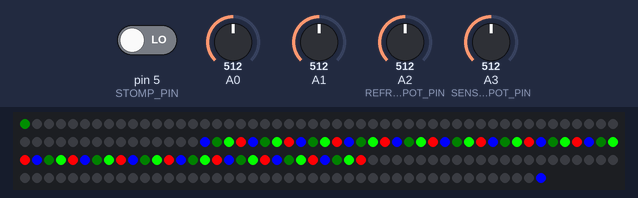
Recording of a sketch running on a simulated Arduino Uno, built with avr-gcc and run on an emulated ATmega328P. Parts: 194 RGB LEDs in strip order, left to right, continuing on the next row. The inputs (shaded band) are chosen by the test bench; at power-on: A0 = 512, A3 (SENSITIVITY_POT_PIN) = 512, A1 = 512, A2 (REFRESH_POT_PIN) = 512, pin 5 (STOMP_PIN) LOW. Colours are those a GRB WS2812 strip shows for the declared byte order; EEPROM starts erased.

Above: at 1.2 s.
1.3 s: A0 set to 245
At 4.15 s:
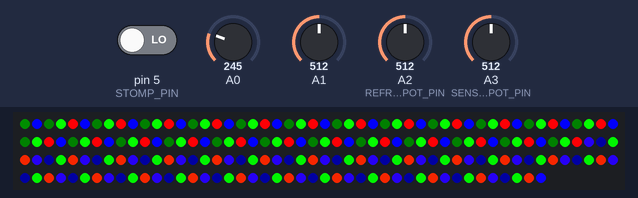
4.3 s: A3 (SENSITIVITY_POT_PIN) set to 716
At 5.4 s:
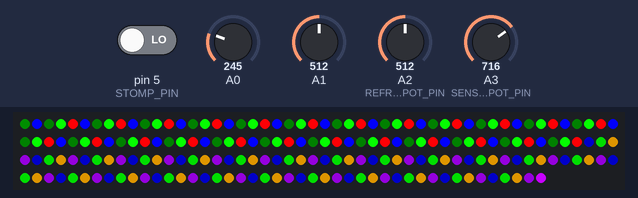
5.8 s: A1 set to 30
At 6.88 s:
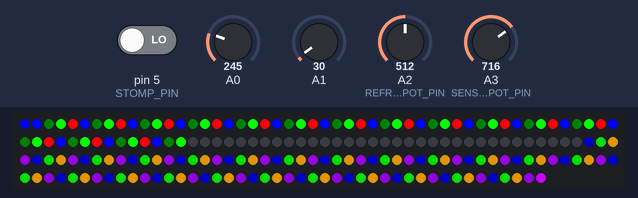
8.2 s: A0 set to 265
At 8.42 s:
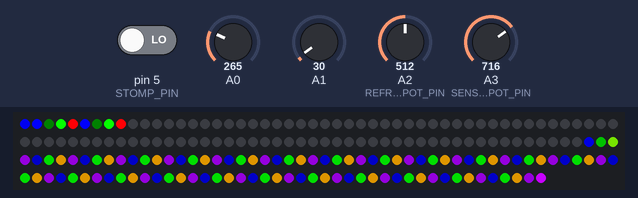
10.6 s: A2 (REFRESH_POT_PIN) set to 716
12.4 s: pin 5 (STOMP_PIN) driven HIGH
At 13.2 s:
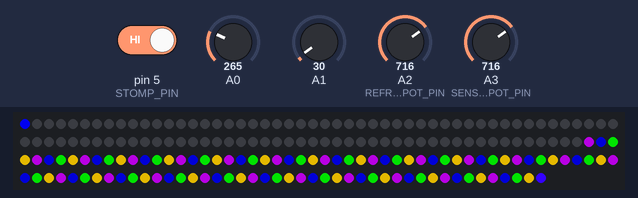
Timing chart, 0 to 15.4 s (numbered marks = the images above; inputs shaded):
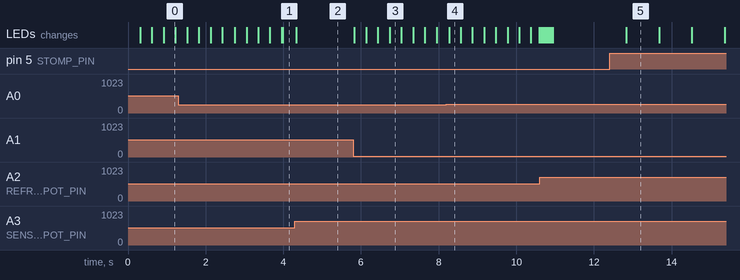

Measured:
- after the input at 4.3 s, the LEDs: change at once (image 2)
- after the input at 5.8 s, the LEDs: first change at once (image 3 shows a later state)
- after the input at 8.2 s, the LEDs: change after 0.07 s (image 4)
- after the input at 12.4 s, the LEDs: change after 0.43 s (image 5)
- what the display in image 5 shows lasts 0.9 s, from 12.8 s to 13.7 s

The sketch:

RGBW_A4.ino
```cpp
#include <FastLED.h>
#include "FastLED_RGBW.h"
#include "EEPROM.h"

/* Output pin definitions */
#define NUM_LEDS 145 // Number of LED's in the strip
#define DATA_PIN 6 // Data out
#define ANALOG_PIN_L 1 // Left audio channel
#define ANALOG_PIN_R 0 // Right audio channel
#define REFRESH_POT_PIN 2 // Left pot
#define SENSITIVITY_POT_PIN 3 // Right pot
#define STOMP_PIN 5 // The pin connected to the stomp button
#define STROBE_PIN 12 // Strobe pin
#define RESET_PIN 13 // Reset Pin

/* Sensitivity variables, refresh variables, and start/end points */
#define REFRESH_DIVISOR 80. // Higher = range of refresh values is lower
#define SENSITIVITY_DIVISOR 100. // Higher = range of sensitivity values on pot is lower
#define LEFT_START_POINT ((NUM_LEDS / 2)) // Starting LED for left side
#define LEFT_END_POINT 1 // Generally the end of the left side is the first LED
#define RIGHT_START_POINT ((NUM_LEDS / 2) + 1) // Starting LED for the right side
#define RIGHT_END_POINT (NUM_LEDS - 1) // Generally the end of the right side is the last LED
#define LED_STACK_SIZE (NUM_LEDS / 2) // How many LED's in each stack
#define MAX_AMPLITUDE 4700 // Maximum possible amplitude value
#define MAX_AMPLITUDE_MULTIPLIER 380
#define MIN_AMPLITUDE 545 // Lowest possible amplitude value (Higher number causes there to be more blank LED's)
#define MIN_AMPLITUDE_MULTIPLIER 200
#define SENSITIVITY_MULTIPLIER 200 // Higher = range of sensitivity values on pot is lower

int monomode; // Used to duplicate the left single for manual input
int refresh_rate; // Refresh rate of the animation
int refresh_counter = 0; // Looping variable for refresh loop
int sensitivity; // Sensitivity value
int max_amplitude;
int start_hue = 0;

/* Represents the left and right LED color values.
 * In the case of an odd number of LED's, you need to adjust these
 * values and the values of RIGHT_START_POINT, LEFT_START_POINT, etc.
 */

int left_LED_stack[NUM_LEDS / 2] = {0};
int right_LED_stack[NUM_LEDS / 2] = {0};

// Set color value to full saturation and value. Set the hue to 0
CHSV color(0, 255, 255);

//CRGB leds[NUM_LEDS]; // Represents LED strip

// FastLED
//CRGB leds[NUM_LEDS];

// FastLED with RGBW
CRGBW leds[NUM_LEDS];
CRGB *ledsRGB = (CRGB *) &leds[0];


// Check if stomp button is being pressed
int stomp_pressed() {
  if (digitalRead(STOMP_PIN) == HIGH){
    return 1;
  } else {
    return 0;
  }
}

void change_color_mode() {
  start_hue += 85;
  if(start_hue >= 255) {
    start_hue = start_hue - 255;
  }
}

// Read in and sum amplitudes for the 7 frequency bands
int get_freq_sum(int pin) {

  int i;
  int spectrum_values[7];
  int spectrum_total = 0;

  //get readings from chip, sum freq values
  for (i = 0; i < 7; i++) {
    digitalWrite(STROBE_PIN, LOW);
    delayMicroseconds(30); // to allow the output to settle

    spectrum_values[i] = analogRead(pin);
    spectrum_total += spectrum_values[i];

    // strobe to the next frequency
    digitalWrite(STROBE_PIN, HIGH);

  }//for i

  return spectrum_total;
}

/* Sets led 'position' to 'value' and converts the value to an HSV value.
 * Compared to the A3 code, this code produces color values closer to white.
 * The A3 code always has only two colors lit at a time. For example red and
 * green but not blue or blue and red but not green.
 * As a result, the colors are more like pastel hues than bold hues.
 * Another option would be to do something similar to the limited RGB values from A3.
 */
void set_LED_color(int position, int value) {
  // If lower than min amplitude, set to min amplitude
  if(value <= MIN_AMPLITUDE) {
    value = MIN_AMPLITUDE;
  }

  // Subtract min amplitude so lowest value is 0
  value -= MIN_AMPLITUDE;

  float max = (max_amplitude - MIN_AMPLITUDE);
  if(value > max) value = max;
  float ratio = ((float)(value / max));
  if(ratio == 0) {
    color.val = 0;
  } else {
    color.val = 255;
  }
  color.saturation = 255;
  color.hue = start_hue + ((ratio * 255) * 2);
  leds[position] = color;
}

/*  Push a new LED color value onto the beginning of the stack.
 *  The last LED color value is discarded. This is the primary
 *  function relating to the propagation behavior.
 */
void push_stack(int stack[], int value) {
  int i;
  for(i = (LED_STACK_SIZE - 1); i >= 0; --i) {
    stack[i] = stack[i - 1];
  }
  stack[0] = value;
}


void setup() {

  // Instantiate Neopixels with FastLED
 //FastLED.addLeds<NEOPIXEL, DATA_PIN>(leds, NUM_LEDS);

 //FastLED
 //FastLED.addLeds<WS2812B, DATA_PIN, RGB>(leds, NUM_LEDS);

  //FastLED with RGBW
  FastLED.addLeds<WS2812B, DATA_PIN, RGB>(ledsRGB, getRGBWsize(NUM_LEDS));


  FastLED.show();

  // Clear any old values on EEPROM
  if (EEPROM.read(1) > 1){EEPROM.write(1,0);} // Clear EEPROM

  // Set pin modes
  pinMode(ANALOG_PIN_L, INPUT);
  pinMode(ANALOG_PIN_R, INPUT);
  pinMode(STOMP_PIN, INPUT);
  pinMode(STROBE_PIN, OUTPUT);
  pinMode(RESET_PIN, OUTPUT);

  digitalWrite(RESET_PIN, LOW);
  digitalWrite(STROBE_PIN, HIGH);

  // If stomp is being pressed during setup, set monomode to True
  if (digitalRead(STOMP_PIN) == HIGH){
    if (EEPROM.read(1) == 0){
      EEPROM.write(1,1);
    }else if (EEPROM.read(1) == 1) {
      EEPROM.write(1,0);
    }
  }

  // Set monomode based on the EEPROM state
  monomode = EEPROM.read(1);
}

void loop() {

  // Set local loop variables
  int amp_sum_L = 0;
  int amp_sum_R = 0;
  int i; // Loop var
  int stack_loop = 0;

  // Reset EQ7 chip
  digitalWrite(RESET_PIN, HIGH);
  digitalWrite(RESET_PIN, LOW);

  // Change color mode if stomp button is pressed
  if(stomp_pressed()) {
    change_color_mode();
    delay(100); // Keeps the pedal from switching colors too quickly
  }

  // Get the sum of the amplitudes of all 7 frequency bands
  amp_sum_L = get_freq_sum(ANALOG_PIN_L);
  amp_sum_R = get_freq_sum(ANALOG_PIN_R);

  /* If monomode is active, make both L and R equal to the
     value of L */
  if(monomode) amp_sum_L = amp_sum_R;

  /*  SENSITIVITY_DIVISOR lowers the range of the possible pot values
   *  If the value is higher than the max or lower than the min,
   *  set it to the max or min respectively.
   */
  sensitivity = (analogRead(SENSITIVITY_POT_PIN) / SENSITIVITY_DIVISOR) * SENSITIVITY_MULTIPLIER;
  max_amplitude = MAX_AMPLITUDE - (((1023 - analogRead(SENSITIVITY_POT_PIN)) / SENSITIVITY_DIVISOR) * MAX_AMPLITUDE_MULTIPLIER);

  // REFRESH_DIVISOR lowers the range of possible pot values
  refresh_rate = analogRead(REFRESH_POT_PIN) / REFRESH_DIVISOR;

  // Run this code based on the refresh rate
  if(refresh_counter >= refresh_rate) {

    // Start by resetting the refresh counter
    refresh_counter = 0;

    /*  Push the new values onto the stack of LED's for each side
     *  This moves each LED value up the strip by 1 LED and drops the
     *  last value in the stack. This is the code that effects the propagation
     */
    push_stack(left_LED_stack, amp_sum_L);
    push_stack(right_LED_stack, amp_sum_R);

    /*  Set the LED values based on the left and right stacks
     *  This is a reverse loop because the left side LED's travel toward
     *  LED 0.
     */
    for(i = LEFT_START_POINT; i >= LEFT_END_POINT; --i) {
      set_LED_color(i, left_LED_stack[stack_loop]);
      ++stack_loop;
    }

    // Reset and reuse stack_loop var
    stack_loop = 0;

    /*  LED's on the right travel towards the last LED in the strand
     *  so the loop increments positively
     */
    for(i = RIGHT_START_POINT; i <= RIGHT_END_POINT; ++i) {
      set_LED_color(i, right_LED_stack[stack_loop]);
      ++stack_loop;
    }

    leds[0] = left_LED_stack[0];

    // Show the new LED values
    FastLED.show();
  }

  // Increase the refresh counter
  ++refresh_counter;

}
```

FastLED_RGBW.h
```cpp
/* FastLED_RGBW
 *
 * Hack to enable SK6812 RGBW strips to work with FastLED.
 *
 * Original code by Jim Bumgardner (http://krazydad.com).
 * Modified by David Madison (http://partsnotincluded.com).
 *
*/

#ifndef FastLED_RGBW_h
#define FastLED_RGBW_h

struct CRGBW  {
	union {
		struct {
			union {
				uint8_t g;
				uint8_t green;
			};
			union {
				uint8_t r;
				uint8_t red;
			};
			union {
				uint8_t b;
				uint8_t blue;
			};
			union {
				uint8_t w;
				uint8_t white;
			};
		};
		uint8_t raw[4];
	};

	CRGBW(){}

	CRGBW(uint8_t rd, uint8_t grn, uint8_t blu, uint8_t wht){
		r = rd;
		g = grn;
		b = blu;
		w = wht;
	}

	inline void operator = (const CRGB c) __attribute__((always_inline)){
		this->r = c.r;
		this->g = c.g;
		this->b = c.b;
		this->white = 0;
	}
};

inline uint16_t getRGBWsize(uint16_t nleds){
	uint16_t nbytes = nleds * 4;
	if(nbytes % 3 > 0) return nbytes / 3 + 1;
	else return nbytes / 3;
}

#endif
```
